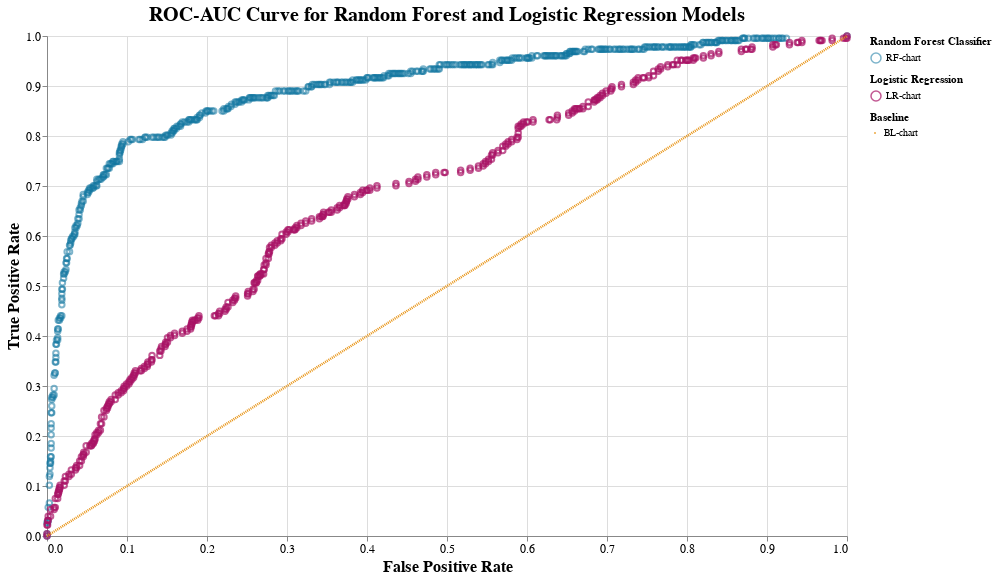

The notebook cell saved with this chart:
### Code cell
# declare first chart for layered altair plot (RF model roc-curve)
chart1 = alt.Chart(roc1, title="ROC-AUC Curve for Random Forest and Logistic Regression Models").mark_point(color='#1376a1').encode(
    x='False Positive Rate:Q',
    y='True Positive Rate:Q',
    opacity='Random Forest Classifier'
)

# declare second chart for layered altair plot (logcv model roc-curve)
chart2 = alt.Chart(roc2).mark_point(color='#a81365').encode(
    x='False Positive Rate:Q',
    y='True Positive Rate:Q',
    shape='Logistic Regression'
)
# declare third chart for layered altair plot (baseline model roc-curve)
chart3 = alt.Chart(roc3).mark_line(color='#e89313', strokeDash=[1,1], ).encode(
    x='False Positive Rate:Q',
    y='True Positive Rate:Q',
    size='Baseline'
)
# layer charts and configure title and axes
chart = alt.layer(chart1, chart2, chart3).properties(width=800, height=500)
chart = chart.configure_title(fontSize=20)
chart = chart.configure_axis(labelFontSize=12, titleFontSize=16, tickCount=10)
chart

### Figure 1 — Vega-Lite specification as saved in the notebook (floating-point values rounded to 4 significant figures; data arrays with more than 128 entries replaced by an {"elided": "..."} marker saying what was removed)
{"config": {"view": {"continuousWidth": 400, "continuousHeight": 300}, "axis": {"labelFontSize": 12, "tickCount": 10, "titleFontSize": 16}, "title": {"fontSize": 20}}, "layer": [{"data": {"name": "data-d2b499076e397342314a921d74df53fb"}, "mark": {"type": "point", "color": "#1376a1"}, "encoding": {"opacity": {"type": "nominal", "field": "Random Forest Classifier"}, "x": {"type": "quantitative", "field": "False Positive Rate"}, "y": {"type": "quantitative", "field": "True Positive Rate"}}, "title": "ROC-AUC Curve for Random Forest and Logistic Regression Models"}, {"data": {"name": "data-5e8770bd7123e1d6ed3b4083f53d4e17"}, "mark": {"type": "point", "color": "#a81365"}, "encoding": {"shape": {"type": "nominal", "field": "Logistic Regression"}, "x": {"type": "quantitative", "field": "False Positive Rate"}, "y": {"type": "quantitative", "field": "True Positive Rate"}}}, {"data": {"name": "data-efd75122adbace9aeed994fba40cc2f6"}, "mark": {"type": "line", "color": "#e89313", "strokeDash": [1, 1]}, "encoding": {"size": {"type": "nominal", "field": "Baseline"}, "x": {"type": "quantitative", "field": "False Positive Rate"}, "y": {"type": "quantitative", "field": "True Positive Rate"}}}], "height": 500, "width": 800, "$schema": "https://vega.github.io/schema/vega-lite/v4.8.1.json", "datasets": {"data-d2b499076e397342314a921d74df53fb": {"elided": "554 records"}, "data-5e8770bd7123e1d6ed3b4083f53d4e17": {"elided": "420 records"}, "data-efd75122adbace9aeed994fba40cc2f6": [{"False Positive Rate": 0.0, "True Positive Rate": 0.0, "Threshold": 1, "Baseline": "BL-chart"}, {"False Positive Rate": 1.0, "True Positive Rate": 1.0, "Threshold": 0, "Baseline": "BL-chart"}]}}
